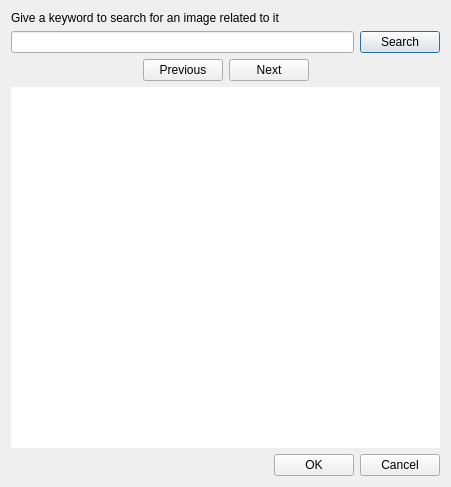
<ui version="4.0" >
 <class>Dialog</class>
 <widget class="QDialog" name="Dialog" >
  <property name="geometry" >
   <rect>
    <x>0</x>
    <y>0</y>
    <width>451</width>
    <height>487</height>
   </rect>
  </property>
  <property name="windowTitle" >
   <string>Google Images</string>
  </property>
  <layout class="QVBoxLayout" name="verticalLayout_3" >
   <item>
    <layout class="QVBoxLayout" name="verticalLayout_2" >
     <item>
      <layout class="QVBoxLayout" name="verticalLayout" >
       <item>
        <widget class="QLabel" name="label" >
         <property name="sizePolicy" >
          <sizepolicy vsizetype="Fixed" hsizetype="Preferred" >
           <horstretch>0</horstretch>
           <verstretch>0</verstretch>
          </sizepolicy>
         </property>
         <property name="text" >
          <string>Give a keyword to search for an image related to it</string>
         </property>
        </widget>
       </item>
       <item>
        <layout class="QHBoxLayout" name="horizontalLayout" >
         <item>
          <widget class="QLineEdit" name="searchEdit" />
         </item>
         <item>
          <widget class="QPushButton" name="searchButton" >
           <property name="text" >
            <string>Search</string>
           </property>
          </widget>
         </item>
        </layout>
       </item>
      </layout>
     </item>
     <item>
      <layout class="QHBoxLayout" name="horizontalLayout_2" >
       <item>
        <spacer name="horizontalSpacer_2" >
         <property name="orientation" >
          <enum>Qt::Horizontal</enum>
         </property>
         <property name="sizeHint" stdset="0" >
          <size>
           <width>40</width>
           <height>20</height>
          </size>
         </property>
        </spacer>
       </item>
       <item>
        <widget class="QPushButton" name="previousButton" >
         <property name="sizePolicy" >
          <sizepolicy vsizetype="Fixed" hsizetype="Maximum" >
           <horstretch>0</horstretch>
           <verstretch>0</verstretch>
          </sizepolicy>
         </property>
         <property name="text" >
          <string>Previous</string>
         </property>
        </widget>
       </item>
       <item>
        <widget class="QPushButton" name="nextButton" >
         <property name="sizePolicy" >
          <sizepolicy vsizetype="Fixed" hsizetype="Maximum" >
           <horstretch>0</horstretch>
           <verstretch>0</verstretch>
          </sizepolicy>
         </property>
         <property name="text" >
          <string>Next</string>
         </property>
        </widget>
       </item>
       <item>
        <spacer name="horizontalSpacer" >
         <property name="orientation" >
          <enum>Qt::Horizontal</enum>
         </property>
         <property name="sizeHint" stdset="0" >
          <size>
           <width>40</width>
           <height>20</height>
          </size>
         </property>
        </spacer>
       </item>
      </layout>
     </item>
     <item>
      <widget class="QLabel" name="imageLabel" >
       <property name="sizePolicy" >
        <sizepolicy vsizetype="Expanding" hsizetype="Preferred" >
         <horstretch>0</horstretch>
         <verstretch>0</verstretch>
        </sizepolicy>
       </property>
       <property name="minimumSize" >
        <size>
         <width>0</width>
         <height>0</height>
        </size>
       </property>
       <property name="styleSheet" >
        <string notr="true" >background-color: rgb(255, 255, 255);</string>
       </property>
       <property name="text" >
        <string/>
       </property>
      </widget>
     </item>
    </layout>
   </item>
   <item>
    <layout class="QHBoxLayout" name="horizontalLayout_5" >
     <item>
      <spacer name="horizontalSpacer_3" >
       <property name="orientation" >
        <enum>Qt::Horizontal</enum>
       </property>
       <property name="sizeHint" stdset="0" >
        <size>
         <width>40</width>
         <height>20</height>
        </size>
       </property>
      </spacer>
     </item>
     <item>
      <widget class="QPushButton" name="okButton" >
       <property name="text" >
        <string>OK</string>
       </property>
      </widget>
     </item>
     <item>
      <widget class="QPushButton" name="cancelButton" >
       <property name="text" >
        <string>Cancel</string>
       </property>
      </widget>
     </item>
    </layout>
   </item>
  </layout>
 </widget>
 <resources/>
 <connections>
  <connection>
   <sender>searchEdit</sender>
   <signal>returnPressed()</signal>
   <receiver>searchButton</receiver>
   <slot>click()</slot>
   <hints>
    <hint type="sourcelabel" >
     <x>181</x>
     <y>52</y>
    </hint>
    <hint type="destinationlabel" >
     <x>396</x>
     <y>51</y>
    </hint>
   </hints>
  </connection>
 </connections>
</ui>
